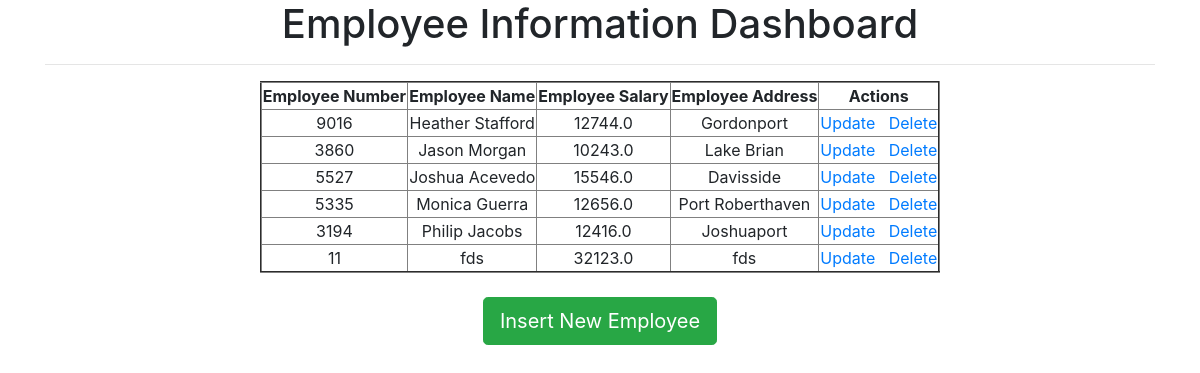
The page / on the database its author committed.
### testapp/models.py (models this page shows)
class Employee(models.Model):
    eno=models.IntegerField()
    ename=models.CharField(max_length=100)
    esal=models.FloatField()
    eaddr=models.CharField(max_length=100)

### testapp/views.py (the view)
# urls.py: path('',views.retrieve_view),
def retrieve_view(request):
    emp_list=Employee.objects.all()
    return render(request, 'testapp/index.html',{'emp_list':emp_list})

### testapp/templates/testapp/index.html
{%extends 'testapp/base.html' %}
{%block body_block%}
<h1>Employee Information Dashboard</h1><hr>
<table border="2">
    <thead align="center">
        <th>Employee Number</th>
        <th>Employee Name</th>
        <th>Employee Salary</th>
        <th>Employee Address</th>
        <th>Actions</th>
    </thead>
    {%for emp in emp_list%}
    <tr align="center">
        <td>{{emp.eno}}</td>
        <td>{{emp.ename}}</td>
        <td>{{emp.esal}}</td>
        <td>{{emp.eaddr}}</td>
        <td><a href="#">Update</a>&nbsp;&nbsp;&nbsp;<a href="#">Delete</a></td>
    </tr>
    {%endfor%}
</table><br>
<a href="/insert" class="btn btn-success btn-lg">Insert New Employee</a>
{%endblock%}

### testapp/templates/testapp/base.html (shortened to what this page needs)
<!DOCTYPE html>
<html lang="en">
<head>
    <link rel="stylesheet" href="https://cdn.jsdelivr.net/npm/bootstrap@4.6.2/dist/css/bootstrap.min.css">
    <div class="container" align="center">
        {%block body_block%}
        {%endblock%}
    </div>
</head>
<body>
</body>
</html>

### rows shown on the page
Employee: eno "9016", ename "Heather Stafford", esal "12744.0", eaddr "Gordonport"
Employee: eno "3860", ename "Jason Morgan", esal "10243.0", eaddr "Lake Brian"
Employee: eno "5527", ename "Joshua Acevedo", esal "15546.0", eaddr "Davisside"
Employee: eno "5335", ename "Monica Guerra", esal "12656.0", eaddr "Port Roberthaven"
Employee: eno "3194", ename "Philip Jacobs", esal "12416.0", eaddr "Joshuaport"
Employee: eno "11", ename "fds", esal "32123.0", eaddr "fds"
